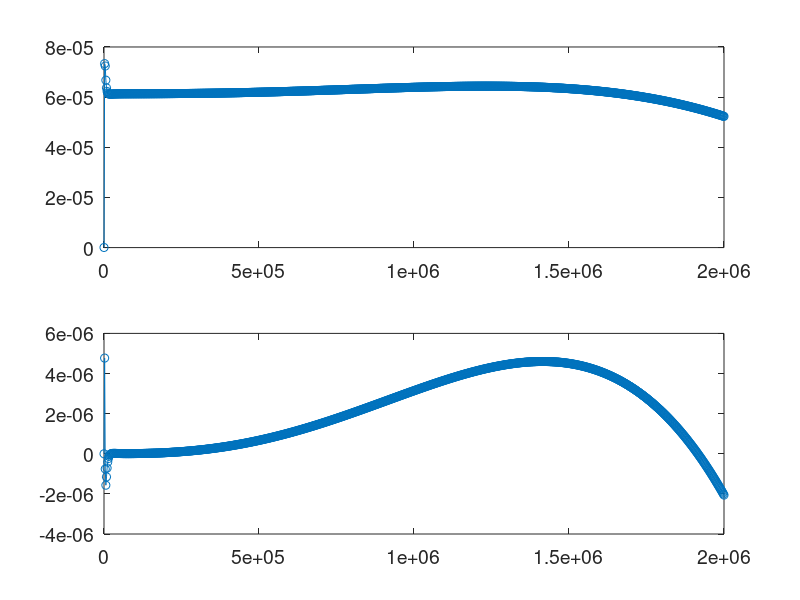

MATLAB code for this plot:

%% this is our first github collaborative project
% 1am; 9/21; 
% version by yc, 9/23/2019 Monday 
% 
clearvars;
%close all;
%clc;
set(0,'defaultaxesfontsize',14);
set(0,'defaulttextfontsize',14);

% gravity flag
flag = 0; % =0: no gravity; =1: with gravity

back_fd =0; 
forward_fd =0; 
central_fd = 1; 

% universal gravity constant
G = 6.67408e-11; % m3/kg/s2

% planet radius
a = 2000e3; % m
rho = 2840; % kg/m3
Mplanet = 4/3*pi*a^3*rho; % planet mass
gplanet = G*Mplanet/a^2; % planet surface gravity

vs = 1200; % m/s
vp = 3000; % m/s

mu = rho*vs*vs; % shear modulus
lambda = rho*vp*vp - 2 *mu; % Lame constant

B = lambda /mu;

% moon orbit radius
rp = 10*a;
% moon mass
moon = 1e16; % kg
fac = sqrt(5/(4*pi));

A = G*moon/rp^3/fac;

%% define number of radial points
% N = 100;
N = 1000;
dr = a/(N-1); % discretization interval
ri = (0:N-1)*dr; 
% init [U, V, Kr] along the radial direction
U(1:N) = 0;
V(1:N) = 0;
Kr(1:N) =0 ;
% stiffness matrix Q(3*N, 3*N)
Q = zeros (3*N);
b = zeros(3*N,1) ;

%% assemble matrices
% (N-2) equations for each ODE
if back_fd ==1 
    offset1=-1; offset2=0; 
    OP1_ = [-1 1]/dr; 
end
if central_fd ==1
    offset1=-1; offset2=+1; 
    OP1_ =[-1 0 1]/(2*dr); 
end
if forward_fd ==1
    offset1 = 0; offset2 = 1; 
    OP1_ = [-1 1]/dr;
end
% equation 11 (yuan tian job)
krow = 0;
ku = 0;
kv = N;
kk = 2*N;
for j =2: N-1
    rj = (j-1)*dr;
    krow = krow + 1; % row counter number
    b(krow) = - 2 * A * rj^3 * rho;
    if flag==1 % with gravity
        Q(krow, ku+j) = Q(krow, ku+j) + 4/3 * G * pi * rj^2 * rho^2  - 10 * mu - 2 * B * mu;
        Q(krow, kv+j) = Q(krow, kv+j) - 8 * G * pi * rj^2 * rho^2 + 18 * mu + 6 *B * mu;
        Q(krow, kk+j+offset1:kk+j+offset2) = Q(krow, kk+j+offset1:kk+j+offset2)+ rj^2 * rho *OP1_;    
    end
    Q(krow, ku+j+offset1:ku+j+offset2) =  Q(krow, ku+j+offset1:ku+j+offset2) + ( 4 * rj * mu + 2 * B * rj * mu ) * OP1_ ;
    Q(krow, kv+j+offset1:kv+j+offset2) =  Q(krow, kv+j+offset1:kv+j+offset2) + ( -6 * rj * mu - 6 * B * rj * mu ) * OP1_ ;%yz
    Q(krow, ku+j-1:ku+j+1) = Q (krow, ku+j-1:ku+j+1)+ ( 2*rj^2*mu + B * rj^2 * mu ) *  [1 -2 1]/dr^2;
end

% equation 22 (Hao Hu job);
krow =(N-2);
ku = 0;
kv = N;
kk = 2*N;
for j =2: N-1
    rj = (j-1)*dr;
    krow = krow + 1; % row counter number
    b(krow) = - A * rj^3 * rho;
    if flag==1 % with gravity
        Q(krow, kk+j) = Q(krow, kk+j) + rj * rho;
        Q(krow, ku+j) = Q(krow, ku+j) - 4/3 * G * pi * rj^2 * rho^2  + 4 * mu + 2 * B * mu;
    end
    Q(krow, kv+j) = Q(krow, kv+j) - 12 * mu - 6 * B * mu ;
    Q(krow, ku+j+offset1:ku+j+offset2) =  Q(krow, ku+j+offset1:ku+j+offset2) + ( rj * mu + B * rj * mu ) * OP1_ ;
    Q(krow, kv+j+offset1:kv+j+offset2) =  Q(krow, kv+j+offset1:kv+j+offset2) + ( 2 * rj * mu ) * OP1_ ;
    Q(krow, kv+j-1:kv+j+1) = Q(krow, kv+j-1:kv+j+1)+ rj^2*mu*[1 -2 1]/dr^2;
end

if flag==1 % with gravity
    % equation 33; Kr
    krow =2*(N-2);
    ku=0;
    kv = N;
    kk = 2*N;
    for j =2: N-1
        rj = (j-1)*dr;
        krow = krow + 1; % row number
        Q (krow, kk+j) =Q (krow, kk+j) -6;
        Q (krow, ku+j) = Q (krow, ku+j) -8*G*pi*rj*rho;
        Q (krow, kv+j) = Q (krow, kv+j)+ 24*G*pi*rj*rho;
        Q (krow, kk+j+offset1:kk+j+offset2) = Q(krow, kk+j+offset1:kk+j+offset2)+ 2*rj*OP1_;
        Q (krow, ku+j+offset1:ku+j+offset2) =  Q (krow, ku+j+offset1:ku+j+offset2)-4*G*pi*rj^2*rho*OP1_;
        Q (krow, ku+j-1:ku+j+1) = Q (krow, ku+j-1:ku+j+1)+ rj^2*[1 -2 1]/dr^2;
    end
end

%% Boundary condtions
% u(0) = 0, v(0) = 0
krow = krow + 1
Q(krow,1) = 1;
krow = krow + 1;
Q(krow,N+1) = 1;

if flag==1 % with gravity
    % dk/dr(r=0) = 0
    krow = krow + 1;
    % Q(krow,kk+1:kk+2) = Q(krow,kk+1:kk+2) + [-1 1]/dr;
    Q(krow,kk+1) = Q(krow,kk+1) + 1;  % k(0)=0
    
    % dk/dr(r=a) - 4Gpi rho U + 3 K/a
    krow = krow + 1;
    Q(krow,3*N) = Q(krow,3*N) + 3/a; % k
    Q(krow,N) = Q(krow,N) - 4 * G * pi * rho ;
    Q(krow,3*N-1:3*N) = Q(krow,3*N-1:3*N) + [-1 1]/dr; % k
end

% trr = 0,
krow = krow + 1;
Q(krow,N) = Q(krow,N) + 2*B;
Q(krow,2*N) = Q(krow,2*N) - 6*B;
Q(krow,N-1:N) = Q(krow,N-1:N) + a*(2+B)*[-1 1]/dr;

%trtheta = 0;
krow = krow + 1;
Q(krow,N) = Q(krow,N) + 1;
Q(krow,2*N) = Q(krow,2*N) - 1;
Q(krow,2*N-1:2*N) = Q(krow,2*N-1:2*N) + a*[-1 1]/dr;

if flag==1 % with gravity
    %% solve Q*X = b
    x = inv(Q) * b;
    U = x(1:N);
    V = x(N+1:2*N);
    Kr = x(2*N+1:3*N);
    
    rr = dr * N;
    figure;
    subplot(3,1,1)
    plot(U);
    subplot(3,1,2)
    plot(V);
    subplot(3,1,3)
    plot(Kr);
else %% no gravity
    % extract matrix  and b
    Q2 = Q(1: 2*N, 1:2*N);
    b2 = b(1: 2*N);
    x = Q2\b2;
    U = x(1:N);
    V = x(N+1:2*N);
    figure;
    subplot(2,1,1)
    plot(ri,U,'o-');
    subplot(2,1,2)
    plot(ri,V,'o-');
end


% calculate the h2
Vnorthpole = G * moon / rp^3 * a^2
hhydro = Vnorthpole/gplanet
h2 = U(end) / hhydro *fac 



 